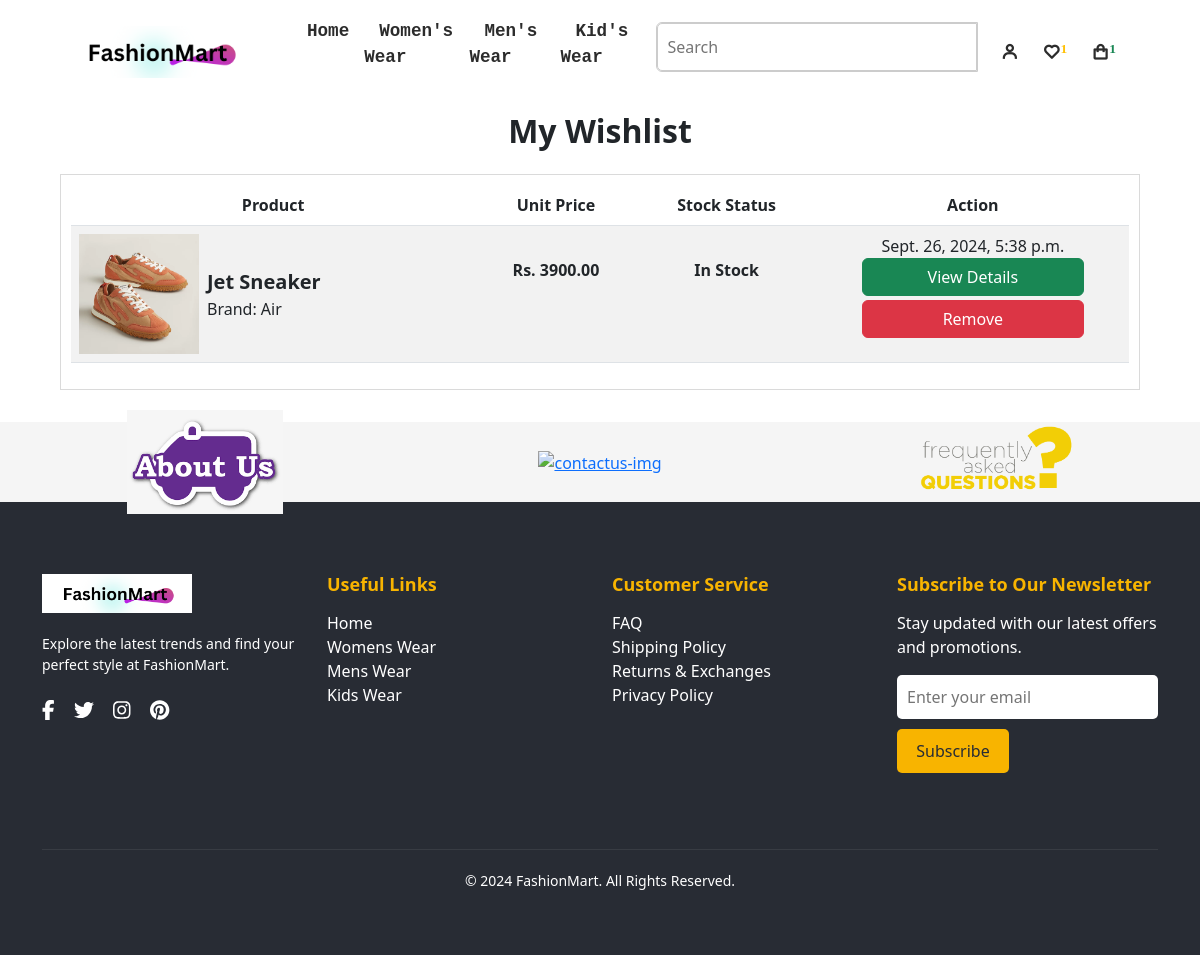
The page /wishlist-details/ (signed in) on the database as committed earlier.
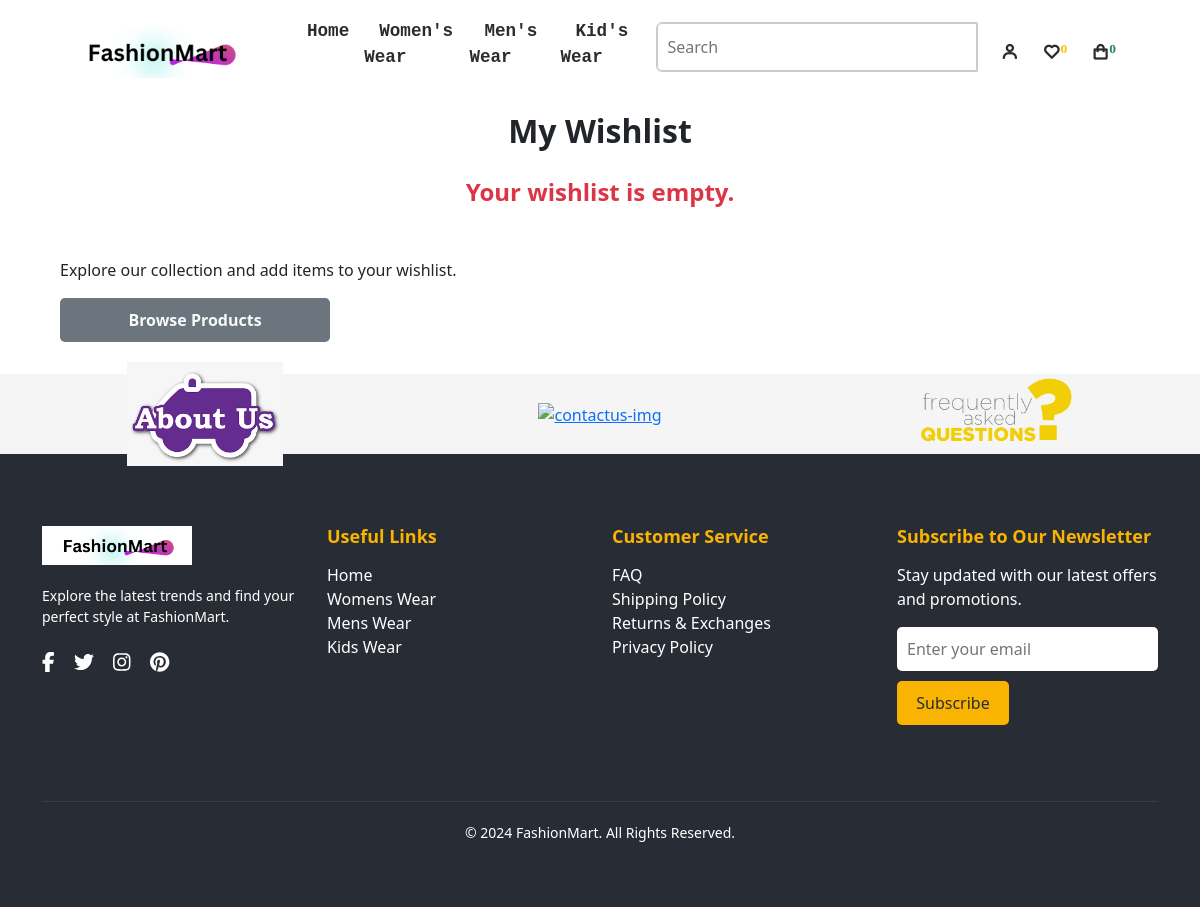
The same page on the database as committed later.
### myeSite/models.py (models this page shows, shortened)
class Wishlist(models.Model):
    user = models.ForeignKey(User, on_delete=models.CASCADE)
    product = models.ForeignKey(Product, on_delete=models.CASCADE)
    added_date = models.DateTimeField(default=timezone.now)

class Product(models.Model):
    name = models.CharField(max_length=255)
    code = models.CharField(max_length=8, default='361SVT', blank=True, null=True)
    description = models.TextField()
    stock_status = models.CharField(max_length=50, default='In Stock')
    old_price = models.DecimalField(max_digits=10, decimal_places=2, default=500,  null=True, blank=True)
    new_price = models.DecimalField(max_digits=10, decimal_places=2, default=400, null=False, blank=False)
    discount_price = models.DecimalField(max_digits=10, decimal_places=2, default=100,  null=True, blank=True)
    brand = models.ForeignKey(Brand, on_delete=models.CASCADE)
    category = models.ForeignKey(Category, on_delete=models.CASCADE)
    subcategory = models.ForeignKey(Subcategory, on_delete=models.CASCADE)
    image = models.ImageField(upload_to='product_images/')
    sizes = models.ManyToManyField(Size)
    isnew = models.BooleanField(default=False)
    is_featured = models.BooleanField(default=False)
    search_keywords = models.CharField(max_length=100, blank=True, null=True, default="search_keyword_here")

class Brand(models.Model):
    name = models.CharField(max_length=255)

### myeSite/views.py (the view)
# urls.py: path('wishlist-details/', views.wishlistDetail, name='wishlistdetail'),
def wishlistDetail(request):
    user = request.user
    wishlisted_items = Wishlist.objects.filter(user=user)
    return render(request, 'myeSite/cart_and_wishlist/wishlist.html', {'wishlisted_items':wishlisted_items})

### myeSite/context_processors.py (called while the page is built)
def categories_processor(request):
    categories = Category.objects.all().prefetch_related('subcategories')
    return {'categories': categories}

def wishlist_item_count(request):
    if request.user.is_authenticated:
        wishlist_item_count = Wishlist.objects.filter(user=request.user).count()
    else:
        wishlist_item_count = 0
    return {'wishlist_item_count': wishlist_item_count}

### myeSite/templates/myeSite/cart_and_wishlist/wishlist.html (shortened to what this page needs)
{% extends "main.html" %}
{% load static %}
{% block wishlist %}
    <div class="wishlist-container">
        <h2 class="fs-2 text-center fw-bold mb-4">My Wishlist</h2>
        {% if wishlisted_items %}
        <div class="wishlist-detail">
            <table class="table table-striped text-center">
                <thead>
                    <tr>
                        <th>Product</th>
                        <th>Unit Price</th>
                        <th>Stock Status</th>
                        <th>Action</th>
                    </tr>
                </thead>
                <tbody>
                    {% for wishlistitem in wishlisted_items %}
                        <tr>
                            <td>
                                <div class="product_image d-flex align-items-center">
                                    <img src="{{wishlistitem.product.image.url}}" alt="" class="ms-0 me-2">
                                    <div class="image_info">
                                        <p class="mb-0 m-0 fs-5 fw-semibold text-start">{{wishlistitem.product.name}}</p>
                                        <p class="mb-0 m-0 fw-light text-start">Brand: {{wishlistitem.product.brand.name}}</p>
                                    </div>
                                </div>
                            </td>
                            <td>
                                <div class="product_price">
                                    <p class="mb-0 mt-4 fw-bold">Rs. {{wishlistitem.product.new_price}}</p>
                                </div>
                            </td>
                            <td>
                                <div class="product_price">
                                    <p class="mb-0 mt-4 fw-bold">{{wishlistitem.product.stock_status}}</p>
                                </div>
                            </td>
                            <td>
                                    <p class="mb-0">{{wishlistitem.added_date}}</p>
                                    <button type="submit" class="btn btn-success w-75 mb-1 wishlistLinkButton"><a href="{% url 'itemsDetail' wishlistitem.product.id %}">View Details</a></button>
                                <form method="post" action="{% url 'remove_from_wishlist' %}">
                                    <button type="submit" class="btn btn-danger w-75 mt-0">Remove</button>
                                </form>
                            </td>
                        </tr>
                    {% endfor %}
                </tbody>
            </table>
        </div>
        {% else %}
            <p class="fs-4 fw-bold text-danger text-center mb-5">Your wishlist is empty.</p>
            <p>Explore our collection and add items to your wishlist.</p>
            <button class='w-25 bg bg-secondary'><a href="{% url 'index' %}" id="browseProduct" class="text-light fw-bold">Browse Products</a></button>
        {% endif %}
    </div>
{% endblock %}

Rows that differ between the two databases and show on the page:
removed Wishlist: product.image (picture), product.name "Jet Sneaker", product.brand.name "Air", product.new_price "3900.00", product.stock_status "In Stock", added_date "Sept. 26, 2024, 5:38 p.m."
Other text that changed with them:
{{ wishlist_item_count }}: "1" → "0"
{{ request.cart_items|length }}: "1" → "0"
text no longer shown: "Product Unit Price Stock Status Action"
text now shown: "Your wishlist is empty. Explore our collection and add items to your wishlist. Browse Products"
